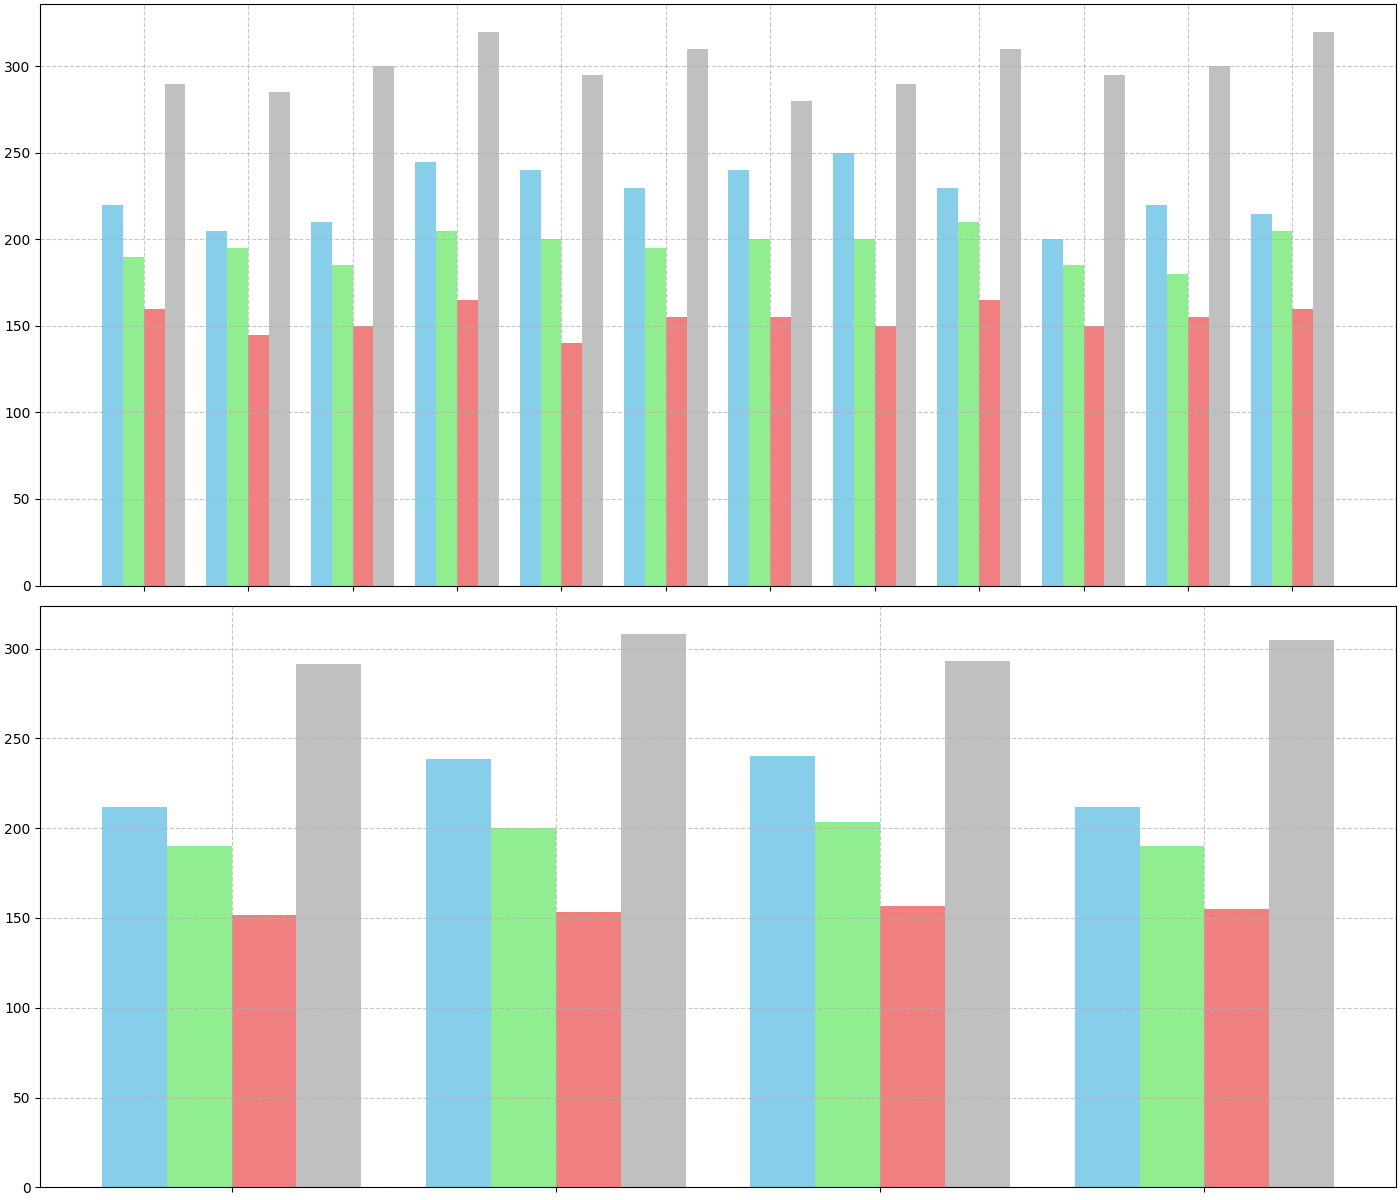

Here is the Python script that generated this plot:
import matplotlib.pyplot as plt
import numpy as np

months = np.arange(1, 13)

downtown_consumption = [220, 205, 210, 245, 240, 230, 240, 250, 230, 200, 220, 215]
uptown_consumption = [190, 195, 185, 205, 200, 195, 200, 200, 210, 185, 180, 205]
suburb_consumption = [160, 145, 150, 165, 140, 155, 155, 150, 165, 150, 155, 160]
airport_consumption = [290, 285, 300, 320, 295, 310, 280, 290, 310, 295, 300, 320]

fig, axes = plt.subplots(2, 1, figsize=(14, 12), constrained_layout=True)

bar_width = 0.2
x_indices = np.arange(len(months))

colors = ['skyblue', 'lightgreen', 'lightcoral', 'silver']

for i, consumption in enumerate([downtown_consumption, uptown_consumption, suburb_consumption, airport_consumption]):
    axes[0].bar(x_indices + i * bar_width, consumption, bar_width, color=colors[i])

axes[0].set_xticks(x_indices + bar_width * 1.5)
axes[0].set_xticklabels([''] * len(months), rotation=45, ha='right')
axes[0].grid(True, linestyle='--', alpha=0.7)

quarters = ['Q1', 'Q2', 'Q3', 'Q4']
x_indices_2 = np.arange(len(quarters))
average_consumptions = {
    'Downtown': [np.mean(downtown_consumption[i*3:i*3+3]) for i in range(4)],
    'Uptown': [np.mean(uptown_consumption[i*3:i*3+3]) for i in range(4)],
    'Suburb': [np.mean(suburb_consumption[i*3:i*3+3]) for i in range(4)],
    'Airport': [np.mean(airport_consumption[i*3:i*3+3]) for i in range(4)],
}

for i, avg in enumerate(average_consumptions.values()):
    axes[1].bar(x_indices_2 + i * bar_width, avg, bar_width, color=colors[i])

axes[1].set_xticks(x_indices_2 + bar_width * 1.5)
axes[1].set_xticklabels([''] * len(quarters), rotation=45, ha='right')
axes[1].grid(True, linestyle='--', alpha=0.7)

plt.show()
